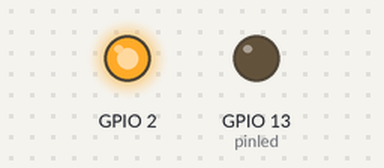
Recording of a sketch running on a simulated ESP8266 (NodeMCU). Parts: output pins drawn as LEDs (lit = HIGH, except the on-board LED, lit = LOW). WiFi joins after 1.5 s; servers stay silent unless stated; no MQTT or app messages arrive unless stated; what the sketch prints to the serial monitor is not drawn.

Above: at 0.0 s.
Timing chart, 0 to 1.6 s (numbered marks = the images above):
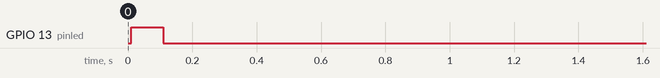

The sketch:

espTest.ino
````cpp
/*
 It connects to an MQTT server then:
  - publishes "hello world" to the topic "outTopic" every two seconds
  - subscribes to the topic "inTopic", printing out any messages
    it receives. NB - it assumes the received payloads are strings not binary
  - If the first character of the topic "inTopic" is an 1, switch ON the ESP Led,
    else switch it off

 It will reconnect to the server if the connection is lost using a blocking
 reconnect function. See the 'mqtt_reconnect_nonblocking' example for how to
 achieve the same result without blocking the main loop.
*/

#include <ESP8266WiFi.h>
#include <PubSubClient.h>

String string;

// Update these with values suitable for your network.
const char* ssid = "rodri";
const char* password = "rodrimen";
const char* mqtt_server = "192.168.43.246";

//Topics
const char* pub_topic = "agitadora/out";
const char* sub_topic = "agitadora/in";

WiFiClient espClient;
PubSubClient client(espClient);
long lastMsg = 0;
char msg[50];
int value = 0;

int pinled = 13;

void setup() {
  pinMode(BUILTIN_LED, OUTPUT);
  Serial.begin(115200);
  Serial.setTimeout(10);
  setup_wifi();
  client.setServer(mqtt_server, 1883);
  client.setCallback(callback);
}

void setup_wifi() {
  delay(10);
  // We start by connecting to a WiFi network
  Serial.println();
  Serial.print("Connecting to ");
  Serial.println(ssid);
  pinMode(pinled,OUTPUT);
  digitalWrite(pinled,HIGH);
  delay(100);
  digitalWrite(pinled,LOW);
  delay(100);

  WiFi.begin(ssid, password);

  while (WiFi.status() != WL_CONNECTED) {
    delay(500);
    Serial.print(".");
  }

  Serial.println("");
  Serial.println("WiFi connected");
  Serial.println("IP address: ");
  Serial.println(WiFi.localIP());
}

void callback(char* topic, byte* payload, unsigned int length) {
  // Serial.print("Message arrived [");
  // Serial.print(topic);
  // Serial.print("] ");
  //for (int i = 0; i < length; i++) {
  //  Serial.print((char)payload[i]);
  //}
  //Serial.println();

  // Switch on the LED if an 1 was received as first character
   if ((char)payload[1] == 'F') {
     digitalWrite(pinled, LOW);   // it is acive low on the ESP-01
   } else if((char)payload[1] == 'N') {
     digitalWrite(pinled, HIGH);  // Turn the LED off by making the voltage HIG
   }else {
     switch((int)payload[0]-48){
      case 1:
        Serial.print(500);
        break;
      case 2:
        Serial.print(800);
        break;
      case 3:
        Serial.print(1000);
        break;
      case 4:
        Serial.print(0);
        break;
      default:
        Serial.print((int)payload[0]-48);
        break;
     }
   }
}

void reconnect() {
  // Loop until we're reconnected
  while (!client.connected()) {
    Serial.print("Attempting MQTT connection...");
    // Attempt to connect
    if (client.connect("ESP12Client")) {
      Serial.println("connected");
      // Once connected, publish an announcement...
      client.publish(pub_topic, "Connected!");
      // ... and resubscribe
      client.subscribe(sub_topic);
    } else {
      Serial.print("failed, rc=");
      Serial.print(client.state());
      Serial.println(" try again in 5 seconds");
      // Wait 5 s```econds before retrying
      delay(5000);
    }
  }
}

void loop() {

  if (!client.connected()) {
    reconnect();
  }
  client.loop();

  while(Serial.available()>0){
//    snprintf (msg, 75,"%s", Serial.read());
  Serial.readString().toCharArray(msg,50);
    client.publish(pub_topic, msg);
    //Serial.println(msg);
  }


//   long now = millis();
//   if (now - lastMsg > 2000) {
//     lastMsg = now;
//     ++value;
//     snprintf (msg, 75, "hello world #%ld", value);
//     Serial.print("Publish message: ");
//     Serial.println(msg);
//     client.publish(pub_topic, msg);
//   }
}
````
